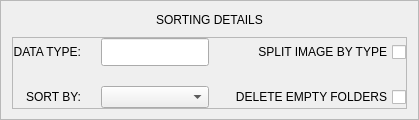
                                <widget class="QFrame" name="frame_sortingDetails">
                                 <property name="minimumSize">
                                  <size>
                                   <width>0</width>
                                   <height>100</height>
                                  </size>
                                 </property>
                                 <property name="maximumSize">
                                  <size>
                                   <width>16777215</width>
                                   <height>160</height>
                                  </size>
                                 </property>
                                 <property name="frameShape">
                                  <enum>QFrame::StyledPanel</enum>
                                 </property>
                                 <property name="frameShadow">
                                  <enum>QFrame::Raised</enum>
                                 </property>
                                 <layout class="QVBoxLayout" name="verticalLayout_26" stretch="0,0">
                                  <property name="spacing">
                                   <number>10</number>
                                  </property>
                                  <property name="topMargin">
                                   <number>12</number>
                                  </property>
                                  <property name="bottomMargin">
                                   <number>10</number>
                                  </property>
                                  <item>
                                   <widget class="QLabel" name="title_sortingDetails">
                                    <property name="maximumSize">
                                     <size>
                                      <width>16777215</width>
                                      <height>40</height>
                                     </size>
                                    </property>
                                    <property name="text">
                                     <string>SORTING DETAILS</string>
                                    </property>
                                    <property name="alignment">
                                     <set>Qt::AlignCenter</set>
                                    </property>
                                   </widget>
                                  </item>
                                  <item>
                                   <widget class="QFrame" name="frame_inputDetails">
                                    <property name="minimumSize">
                                     <size>
                                      <width>0</width>
                                      <height>0</height>
                                     </size>
                                    </property>
                                    <property name="frameShape">
                                     <enum>QFrame::StyledPanel</enum>
                                    </property>
                                    <property name="frameShadow">
                                     <enum>QFrame::Raised</enum>
                                    </property>
                                    <layout class="QVBoxLayout" name="verticalLayout_29">
                                     <property name="spacing">
                                      <number>0</number>
                                     </property>
                                     <property name="leftMargin">
                                      <number>0</number>
                                     </property>
                                     <property name="topMargin">
                                      <number>0</number>
                                     </property>
                                     <property name="rightMargin">
                                      <number>0</number>
                                     </property>
                                     <property name="bottomMargin">
                                      <number>0</number>
                                     </property>
                                     <item>
                                      <layout class="QVBoxLayout" name="verticalLayout_28" stretch="0">
                                       <property name="spacing">
                                        <number>0</number>
                                       </property>
                                       <item>
                                        <layout class="QGridLayout" name="gridLayout" rowstretch="0,0,0" columnstretch="0,0,0">
                                         <property name="leftMargin">
                                          <number>0</number>
                                         </property>
                                         <property name="spacing">
                                          <number>20</number>
                                         </property>
                                         <item row="1" column="2">
                                          <widget class="QCheckBox" name="check_splitImageType">
                                           <property name="maximumSize">
                                            <size>
                                             <width>200</width>
                                             <height>16777215</height>
                                            </size>
                                           </property>
                                           <property name="layoutDirection">
                                            <enum>Qt::RightToLeft</enum>
                                           </property>
                                           <property name="text">
                                            <string>SPLIT IMAGE BY TYPE</string>
                                           </property>
                                          </widget>
                                         </item>
                                         <item row="1" column="1">
                                          <widget class="QLineEdit" name="input_dataTypeRename">
                                           <property name="minimumSize">
                                            <size>
                                             <width>0</width>
                                             <height>28</height>
                                            </size>
                                           </property>
                                           <property name="maximumSize">
                                            <size>
                                             <width>200</width>
                                             <height>28</height>
                                            </size>
                                           </property>
                                          </widget>
                                         </item>
                                         <item row="2" column="2">
                                          <widget class="QCheckBox" name="check_deleteEmptyFolders">
                                           <property name="layoutDirection">
                                            <enum>Qt::RightToLeft</enum>
                                           </property>
                                           <property name="text">
                                            <string>DELETE EMPTY FOLDERS</string>
                                           </property>
                                          </widget>
                                         </item>
                                         <item row="2" column="0">
                                          <widget class="QLabel" name="label_sortBy">
                                           <property name="text">
                                            <string>SORT BY:</string>
                                           </property>
                                           <property name="alignment">
                                            <set>Qt::AlignRight|Qt::AlignTrailing|Qt::AlignVCenter</set>
                                           </property>
                                          </widget>
                                         </item>
                                         <item row="2" column="1">
                                          <widget class="QComboBox" name="combo_sortBy">
                                           <property name="maximumSize">
                                            <size>
                                             <width>16777215</width>
                                             <height>28</height>
                                            </size>
                                           </property>
                                          </widget>
                                         </item>
                                         <item row="1" column="0">
                                          <widget class="QLabel" name="label_dataType">
                                           <property name="maximumSize">
                                            <size>
                                             <width>80</width>
                                             <height>16777215</height>
                                            </size>
                                           </property>
                                           <property name="text">
                                            <string>DATA TYPE:</string>
                                           </property>
                                           <property name="alignment">
                                            <set>Qt::AlignRight|Qt::AlignTrailing|Qt::AlignVCenter</set>
                                           </property>
                                          </widget>
                                         </item>
                                        </layout>
                                       </item>
                                      </layout>
                                     </item>
                                    </layout>
                                   </widget>
                                  </item>
                                 </layout>
                                </widget>
